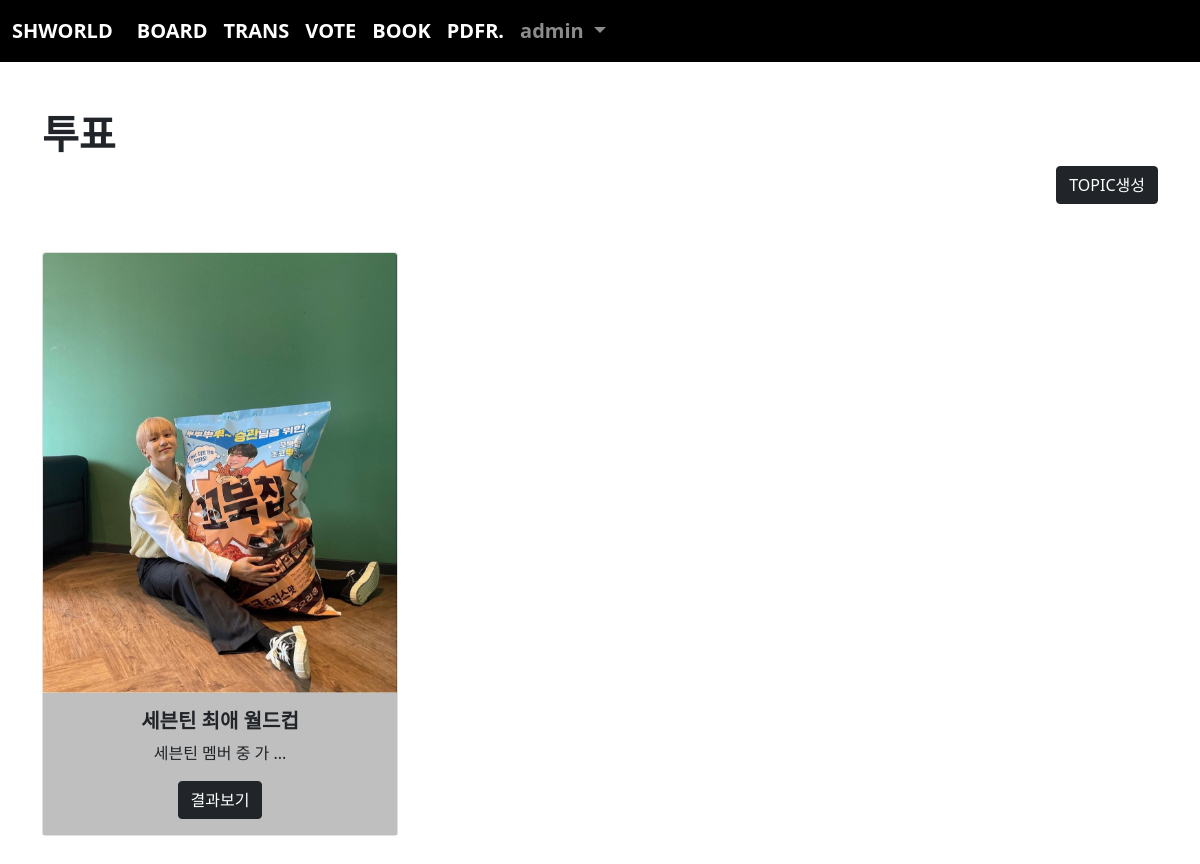
/vote/index/ (signed in), run on the app's committed database.
### acc/models.py (models this page shows)
class User(AbstractUser):
    comment = models.TextField() # 자기소개
    point = models.IntegerField(default=0)
    pic = models.ImageField(upload_to="user/%y/%m")
    def getpic(self):
        if self.pic:
            return self.pic.url
        return "/media/noimage.jpeg"

### vote/models.py (models this page shows, shortened)
class Topic(models.Model):
    subject = models.CharField(max_length=100)
    maker = models.ForeignKey(User, on_delete=models.CASCADE, related_name='maker')
    content = models.TextField()
    voter = models.ManyToManyField(User, blank=True, related_name="voter")
    pubdate = models.DateTimeField()
    def summary(self):
        if len(self.content) > 10:
            return f"{self.content[:10]} ..."
        return self.content

### vote/views.py (the view)
# urls.py: path('index/', views.index, name="index"),
def index(request):
    t = Topic.objects.all()
    context = {
        "tset" : t
    }
    return render(request, 'vote/index.html', context)

### templates/vote/index.html (shortened to what this page needs)
{% extends 'base.html' %}
{% block con %}
<div class="container mt-5 mb-5">
    <h1><b>투표</b></h1>
    <div class="text-end">
        <a class="btn btn-dark" href="{% url 'vote:create' %}">TOPIC생성</a>
    </div>
    <div class="row">
        {% for i in tset %}
            <div class="col-lg-4 mt-5">
                <div class="card">
                    <img src="{{ i.maker.getpic }}" class="card-img-top" alt="...">
                    <div class="card-body text-center" {% if user in i.voter.all %} style="background-color:rgb(191, 191, 191);" {% endif %}>
                        <h5 class="card-title"><b>{{ i.subject }}</b></h5>
                        <p class="card-text">{{ i.summary }}</p>
                        <a href="{% url 'vote:detail' i.id %}" class="btn btn-dark">{% if user in i.voter.all %}결과보기{% else %}투표하기{% endif %}</a>
                    </div>
                </div>
            </div>
        {% endfor %}
    </div>
    </div>
{% endblock %}

### templates/base.html (shortened to what this page needs)
<!doctype html>
<html lang="en">
    <head>
        <link href="https://cdn.jsdelivr.net/npm/bootstrap@5.1.3/dist/css/bootstrap.min.css" rel="stylesheet">
    </head>
    <body>
        {% if user.is_authenticated %}
        <nav class="navbar navbar-expand-lg navbar-dark" style="background-color: rgb(0, 0, 0); font-size: 20px; font-weight: bold;">
            <div class="container-fluid">
                <a class="navbar-brand" href="{% url 'acc:index' %}">SHWORLD</a>
                <div class="collapse navbar-collapse" id="navbarSupportedContent">
                    <ul class="navbar-nav me-auto mb-2 mb-lg-0">
                        <li class="nav-item">
                            <a class="nav-link active" aria-current="page" href="{% url 'board:index' %}">BOARD</a>
                        </li>
                        <li class="nav-item">
                            <a class="nav-link active" aria-current="page" href="{% url 'trans:index' %}">TRANS</a>
                        </li>
                        <li class="nav-item">
                            <a class="nav-link active" aria-current="page" href="{% url 'vote:index' %}">VOTE</a>
                        </li>
                        <li class="nav-item">
                            <a class="nav-link active" aria-current="page" href="{% url 'book:index' %}">BOOK</a>
                        </li>
                        <li class="nav-item">
                            <a class="nav-link active" aria-current="page" href="{% url 'pdfread:index' %}">PDFR.</a>
                        </li>
                        <li class="nav-item dropdown">
                            <a class="nav-link dropdown-toggle" href="#" id="navbarDropdown" role="button" data-bs-toggle="dropdown" aria-expanded="false">
                                {{ user }}
                            </a>
                        </li>
                    </ul>
                </div>
            </div>
        </nav>
        {% endif %}
        {% if user.is_authenticated %}
            {% block con %}{% endblock %}
        {% endif %}
    </body>
</html>

### data on the page
User: username "admin"
Topic: maker.getpic (picture), subject "세븐틴 최애 월드컵", summary "세븐틴 멤버 중 가 ...", shows "결과보기"
